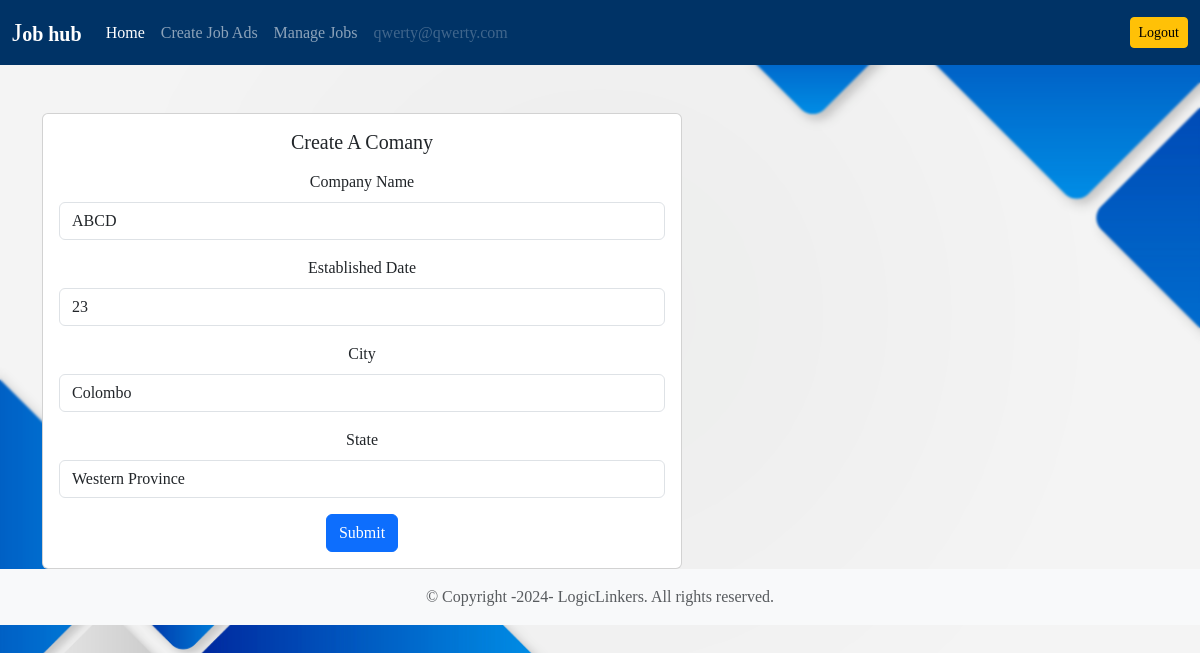
Screenshot of /company/update-company (signed in) with the database file from the repository.
### users/models.py (models this page shows)
class User(AbstractUser):
    email = models.EmailField(unique=True)
    is_recruiter = models.BooleanField(default=False)
    is_applicant = models.BooleanField(default=False)
    has_resume = models.BooleanField(default=False)
    has_company = models.BooleanField(default=False)

### company/models.py (models this page shows, shortened)
class Company(models.Model):
    user = models.OneToOneField(User, on_delete=models.CASCADE)
    name = models.CharField(max_length=100, null=True, blank=True)
    est_date = models.PositiveIntegerField(null=True, blank=True)
    city = models.CharField(max_length=100, null=True, blank=True)
    state = models.CharField(max_length=100, null=True, blank=True)

### company/views.py (the view)
# urls.py: path('update-company', views.update_company, name='update-company'),
def update_company(request):
    if request.user.is_authenticated:
        user = request.user
    else:
        user, created = User.objects.get_or_create(username='anonymous_user')
    try:
        company, created = Company.objects.get_or_create(user=user)
    except User.DoesNotExist:
        messages.warning(request, 'User not found.')
        return redirect('login')  # Redirect to login or handle as appropriate
    if request.method == 'POST' :
        form = UpdateCompanyForm(request.POST, instance=company)
        if form.is_valid():
            var = form.save(commit=False)
            user = User.objects.get(id=request.user.id)
            user.has_company = True
            var.save()
            user.save()
            messages.info(request, "Your company info has been updated!")
            return redirect('dashboard')
        else:
            messages.warning(request, 'Something went wrong')
    else:
        form = UpdateCompanyForm(instance=company)
        context = {'form':form}
        return render(request, 'company/update_company.html', context)

### company/form.py
class UpdateCompanyForm(forms.ModelForm):
    class Meta:
        model = Company
        exclude = ('user', )

### templates/company/update_company.html (shortened to what this page needs)
{% extends 'base.html' %}
{% load widget_tweaks %}
{% block content %}
<div class="row">
    <div class="col-md-6">
        <div class="card mx-auto" style="width: 40rem;">
            <div class="card-body">
                <h5 class="card-title mb-3">Create A Comany</h5>
                <form method="POST">
                    <div class="mb-3">
                        <label for="exampleInputEmail" class="form-label">Company Name</label>
                        {% render_field form.name class="form-control" %}
                    </div>
                    <div class="mb-3">
                        <label for="exampleInputEmail" class="form-label">Established Date</label>
                        {% render_field form.est_date class="form-control" %}
                    </div>
                    <div class="mb-3">
                        <label for="exampleInputEmail" class="form-label">City</label>
                        {% render_field form.city class="form-control" %}
                    </div>
                    <div class="mb-3">
                        <label for="exampleInputEmail" class="form-label">State</label>
                        {% render_field form.state class="form-control" %}
                    </div>
                    <button type="submit" class="btn btn-primary">Submit</button>
                </form>
            </div>
        </div>
    </div>
</div>
{% endblock content %}

### templates/base.html (shortened to what this page needs)
{% load static %}
<!DOCTYPE html>
<html lang="en">
<head>
    <link href="https://cdn.jsdelivr.net/npm/bootstrap@5.3.2/dist/css/bootstrap.min.css" rel="stylesheet">
    <link rel="stylesheet" type="text/css" href="{% static 'dashboard/css/style.css' %}">
</head>
<body>
  <nav class="navbar navbar-expand-lg navbar-dark custom-bg-darkblue">
        <div class="container-fluid">
        <a class="navbar-brand" href="{% url 'home' %}" style="display: inline-block;">
            <span class="larger-letter">J</span><span class="jobhub-text">ob hub</span>
        </a>
          <div class="collapse navbar-collapse" id="navbarSupportedContent">
            {% if request.user.is_authenticated %}
            {% if request.user.is_applicant %}
            <ul class="navbar-nav me-auto mb-2 mb-lg-0">
              <li class="nav-item">
                <a class="nav-link active" aria-current="page" href="{% url 'home' %}">Home</a>
              </li>
              {% if request.user.has_resume %}
              <li class="nav-item">
                <a class="nav-link" href="{% url 'job-listing' %}">Apply to Jobs</a>
              </li>
              <li class="nav-item">
                <a class="nav-link" aria-current="page" href="{% url 'applied-jobs' %}">Manage Job Applications</a>
              </li>
              {% else %}
              <li class="nav-item">
                <a class="nav-link" href="{% url 'update-resume' %}">Create Resume</a>
              </li>
              {% endif %}
              <li class="nav-item">
                <a class="nav-link disabled" href="#" tabindex="-1" aria-disabled="true">{{request.user.email}}</a>
              </li>
            </ul>
            <a href="{% url 'logout' %}" class="btn btn-warning btn-sm">Logout</a>
            {% elif request.user.is_recruiter %}
            <ul class="navbar-nav me-auto mb-2 mb-lg-0">
              <li class="nav-item">
                <a class="nav-link active" aria-current="page" href="{% url 'home' %}">Home</a>
              </li>
              {% if request.user.has_company %}
              <li class="nav-item">
                <a class="nav-link" href="{%  url 'create-job' %}">Create Job Ads</a>
              </li>
              <li class="nav-item">
                <a class="nav-link" href="{%  url 'manage-jobs' %}">Manage Jobs</a>
              </li>
              {% else %}
              <li class="nav-item">
                <a class="nav-link" href="{% url 'update-company' %}">Create Company</a>
              </li>
              {% endif %}
              <li class="nav-item">
                <a class="nav-link disabled" href="#" tabindex="-1" aria-disabled="true">{{request.user.email}}</a>
              </li>
            </ul>
            <a href="{% url 'logout' %}" class="btn btn-warning btn-sm">Logout</a>
            {% endif %}
            {% endif %}
          </div>
        </div>
      </nav>
      <div class="container mt-5">
        {% block content %}
        {% endblock content %}
      </div>
    <footer class="footer mt-auto py-3 bg-light">
        <div class="container text-center">
            <span class="text-muted">
              <div class="copyright">
                &copy; Copyright -2024- LogicLinkers. All rights reserved.
            </div>
            </span>
        </div>
    </footer>
</body>
</html>

### dashboard/static/dashboard/css/style.css (style rules this page uses)
body { background-image: url('../images/blue.jpg'); background-size: cover; background-position: center; background-repeat: no-repeat; backdrop-filter: blur(1px); color: rgb(113, 41, 41); text-align: center; font-family: "Times New Roman", Times, serif; }
.custom-bg-darkblue { background-color: #003366; }

### rows the page displays
User: user.email "qwerty@qwerty.com"
Company: name "ABCD", est_date "23", city "Colombo", state "Western Province"
